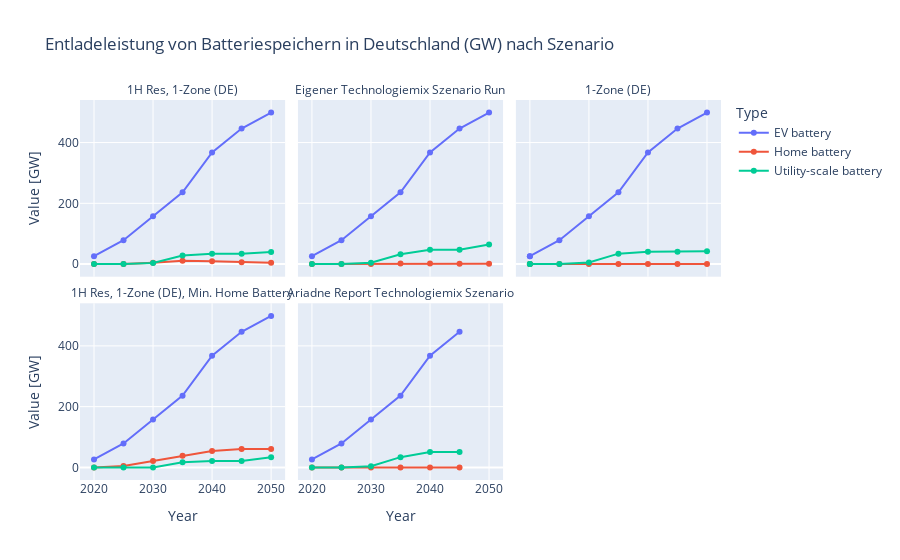
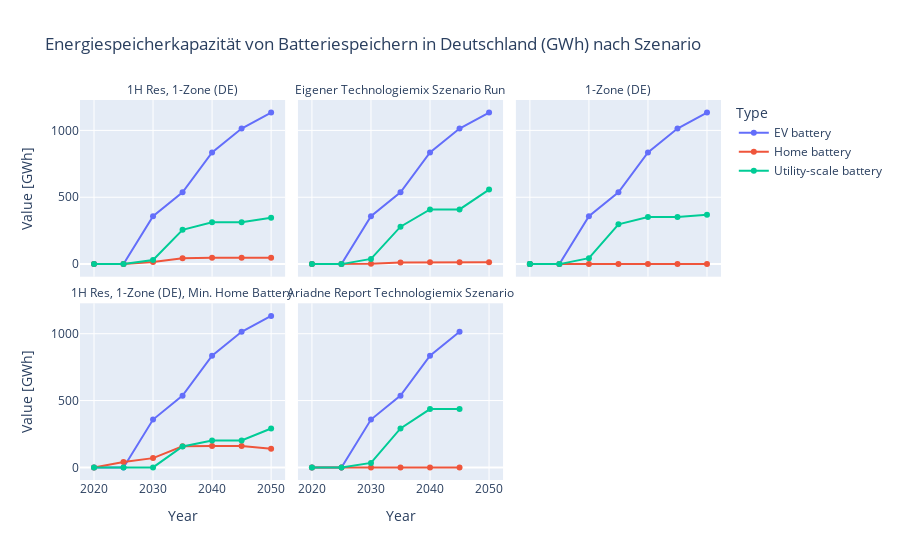
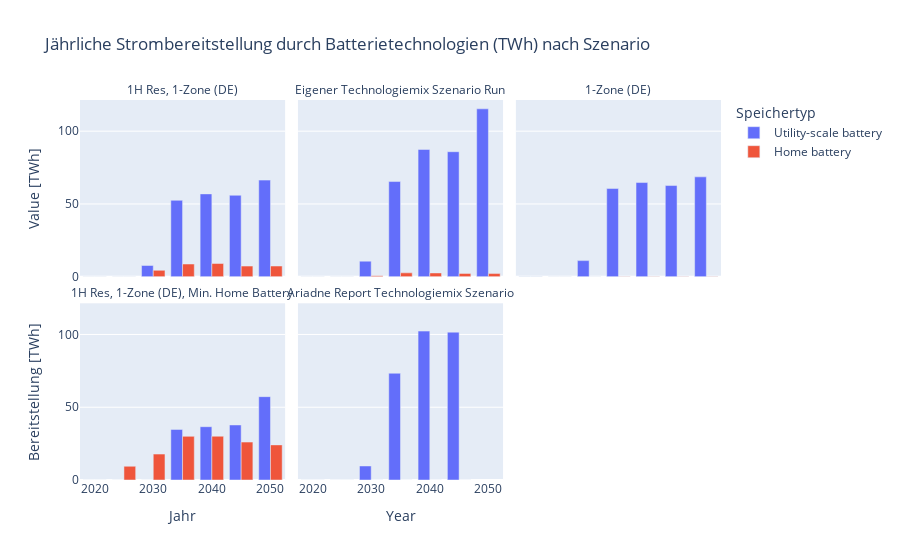

The code cell stored with these charts, in order, in its notebook:
### Code cell
import plotly.express as px

# -----------------------------------------------------------------------------
# 1. Plot: Entladeleistung (GW) je Speichertyp und je Szenario über die Jahre
# -----------------------------------------------------------------------------
#
# Wir nehmen df_power, das die Spalten ["Scenario", "Year", "Type", "Value [GW]"] enthält.

fig_gw = px.line(
    df_power,
    x="Year",
    y="Value [GW]",
    color="Type",
    facet_col="Scenario",
    facet_col_wrap=3,  # Bei 3 Szenarien erhältst du eine Zeile mit 3 Spalten
    title="Entladeleistung von Batteriespeichern in Deutschland (GW) nach Szenario",
    markers=True
)

# Beschriftungen anpassen
#fig_gw.update_layout(
#    xaxis_title="Jahr",
#    yaxis_title="Entladeleistung [GW]",
#    legend_title_text="Speichertyp"
#)

# Die einzelnen Facet-Titel etwas kürzer gestalten (entfernt das "Scenario=")
# Falls die automatische Beschriftung "Scenario=Technologiemix" etc. lautet, kürzen wir sie:
for anno in fig_gw.layout.annotations:
    # annotation text sieht typischerweise aus wie "Scenario=Technologiemix"
    parts = anno.text.split("=")
    if len(parts) == 2:
        anno.text = parts[1]

fig_gw.show()



# -----------------------------------------------------------------------------
# 2. Plot: Energiespeicherkapazität (GWh) je Speichertyp und je Szenario
# -----------------------------------------------------------------------------
#
# Wir nehmen df_energy, das die Spalten ["Scenario", "Year", "Type", "Value [GWh]"] enthält.

fig_gwh = px.line(
    df_energy,
    x="Year",
    y="Value [GWh]",
    color="Type",
    facet_col="Scenario",
    facet_col_wrap=3,
    title="Energiespeicherkapazität von Batteriespeichern in Deutschland (GWh) nach Szenario",
    markers=True
)

#fig_gwh.update_layout(
#    xaxis_title="Jahr",
#    yaxis_title="Kapazität [GWh]",
#    legend_title_text="Speichertyp"
#)

for anno in fig_gwh.layout.annotations:
    parts = anno.text.split("=")
    if len(parts) == 2:
        anno.text = parts[1]

fig_gwh.show()



# -----------------------------------------------------------------------------
# 3. Plot: Jährliche Strombereitstellung durch Batterietechnologien (TWh)
#    – je Typ, je Szenario
# -----------------------------------------------------------------------------
#
# df_discharge enthält ["Scenario", "Year", "Type", "Value [TWh]"].
# Wir mappen die Carrier-Namen auf lesbare Typ-Bezeichnungen:

carrier_map = {
    "battery discharger":        "Utility-scale battery",
    "home battery discharger":   "Home battery",
    "V2G":                       "EV battery"
}

df_discharge_plot = df_discharge.copy()
df_discharge_plot["Type"] = df_discharge_plot["Type"].map(carrier_map)

fig_discharge = px.bar(
    df_discharge_plot,
    x="Year",
    y="Value [TWh]",
    color="Type",
    facet_col="Scenario",
    facet_col_wrap=3,
    barmode="group",
    title="Jährliche Strombereitstellung durch Batterietechnologien (TWh) nach Szenario"
)

fig_discharge.update_layout(
    xaxis_title="Jahr",
    yaxis_title="Bereitstellung [TWh]",
    legend_title_text="Speichertyp"
)

for anno in fig_discharge.layout.annotations:
    parts = anno.text.split("=")
    if len(parts) == 2:
        anno.text = parts[1]

fig_discharge.show()

# 2. Figuren in diesem Ordner speichern
plots = {
    "entladeleistung split scenario":    fig_gw,
    "kapazitaet split scenario":         fig_gwh,
    "bereitstellung split scenario":     fig_discharge
}

for name, fig in plots.items():
    fig.write_html(
        os.path.join("Plots_MA", f"plot_{name}.html"),
        include_plotlyjs="cdn",
        full_html=True
    )

### Figure 1 — Plotly figure (JSON) as saved in the notebook; plotly's stock layout.template omitted (floating-point values rounded to 4 significant figures)
{"data": [{"hovertemplate": "Type=EV battery<br>Scenario=1H Res, 1-Zone (DE)<br>Year=%{x}<br>Value [GW]=%{y}<extra></extra>", "legendgroup": "EV battery", "line": {"color": "#636efa", "dash": "solid"}, "marker": {"symbol": "circle"}, "mode": "lines+markers", "name": "EV battery", "orientation": "v", "showlegend": true, "type": "scatter", "x": [2020, 2025, 2030, 2035, 2040, 2045, 2050], "xaxis": "x4", "y": [26.24, 78.73, 157.5, 236.2, 367.4, 446.1, 498.6], "yaxis": "y4"}, {"hovertemplate": "Type=EV battery<br>Scenario=Eigener Technologiemix Szenario Run<br>Year=%{x}<br>Value [GW]=%{y}<extra></extra>", "legendgroup": "EV battery", "line": {"color": "#636efa", "dash": "solid"}, "marker": {"symbol": "circle"}, "mode": "lines+markers", "name": "EV battery", "orientation": "v", "showlegend": false, "type": "scatter", "x": [2020, 2025, 2030, 2035, 2040, 2045, 2050], "xaxis": "x5", "y": [26.24, 78.73, 157.5, 236.2, 367.4, 446.1, 498.6], "yaxis": "y5"}, {"hovertemplate": "Type=EV battery<br>Scenario=1-Zone (DE)<br>Year=%{x}<br>Value [GW]=%{y}<extra></extra>", "legendgroup": "EV battery", "line": {"color": "#636efa", "dash": "solid"}, "marker": {"symbol": "circle"}, "mode": "lines+markers", "name": "EV battery", "orientation": "v", "showlegend": false, "type": "scatter", "x": [2020, 2020, 2025, 2030, 2035, 2040, 2045, 2050], "xaxis": "x6", "y": [26.24, 26.24, 78.73, 157.5, 236.2, 367.4, 446.1, 498.6], "yaxis": "y6"}, {"hovertemplate": "Type=EV battery<br>Scenario=1H Res, 1-Zone (DE), Min. Home Battery<br>Year=%{x}<br>Value [GW]=%{y}<extra></extra>", "legendgroup": "EV battery", "line": {"color": "#636efa", "dash": "solid"}, "marker": {"symbol": "circle"}, "mode": "lines+markers", "name": "EV battery", "orientation": "v", "showlegend": false, "type": "scatter", "x": [2020, 2025, 2030, 2035, 2040, 2045, 2050], "xaxis": "x", "y": [26.24, 78.73, 157.5, 236.2, 367.4, 446.1, 498.6], "yaxis": "y"}, {"hovertemplate": "Type=EV battery<br>Scenario=Ariadne Report Technologiemix Szenario<br>Year=%{x}<br>Value [GW]=%{y}<extra></extra>", "legendgroup": "EV battery", "line": {"color": "#636efa", "dash": "solid"}, "marker": {"symbol": "circle"}, "mode": "lines+markers", "name": "EV battery", "orientation": "v", "showlegend": false, "type": "scatter", "x": [2020, 2025, 2030, 2035, 2040, 2045], "xaxis": "x2", "y": [26.24, 78.73, 157.5, 236.2, 367.4, 446.1], "yaxis": "y2"}, {"hovertemplate": "Type=Home battery<br>Scenario=1H Res, 1-Zone (DE)<br>Year=%{x}<br>Value [GW]=%{y}<extra></extra>", "legendgroup": "Home battery", "line": {"color": "#EF553B", "dash": "solid"}, "marker": {"symbol": "circle"}, "mode": "lines+markers", "name": "Home battery", "orientation": "v", "showlegend": true, "type": "scatter", "x": [2020, 2025, 2030, 2035, 2040, 2045, 2050], "xaxis": "x4", "y": [7.863e-06, 1.453e-05, 4.869, 11.08, 9.36, 6.433, 4.875], "yaxis": "y4"}, {"hovertemplate": "Type=Home battery<br>Scenario=Eigener Technologiemix Szenario Run<br>Year=%{x}<br>Value [GW]=%{y}<extra></extra>", "legendgroup": "Home battery", "line": {"color": "#EF553B", "dash": "solid"}, "marker": {"symbol": "circle"}, "mode": "lines+markers", "name": "Home battery", "orientation": "v", "showlegend": false, "type": "scatter", "x": [2020, 2025, 2030, 2035, 2040, 2045, 2050], "xaxis": "x5", "y": [0.0007594, 0.0008002, 0.5349, 1.993, 1.717, 1.203, 1.208], "yaxis": "y5"}, {"hovertemplate": "Type=Home battery<br>Scenario=1-Zone (DE)<br>Year=%{x}<br>Value [GW]=%{y}<extra></extra>", "legendgroup": "Home battery", "line": {"color": "#EF553B", "dash": "solid"}, "marker": {"symbol": "circle"}, "mode": "lines+markers", "name": "Home battery", "orientation": "v", "showlegend": false, "type": "scatter", "x": [2020, 2020, 2025, 2030, 2035, 2040, 2045, 2050], "xaxis": "x6", "y": [8.768e-05, 0.0007163, 0.0001304, 3.491e-05, 0.09059, 0.0906, 0.04529, 0.04536], "yaxis": "y6"}, {"hovertemplate": "Type=Home battery<br>Scenario=1H Res, 1-Zone (DE), Min. Home Battery<br>Year=%{x}<br>Value [GW]=%{y}<extra></extra>", "legendgroup": "Home battery", "line": {"color": "#EF553B", "dash": "solid"}, "marker": {"symbol": "circle"}, "mode": "lines+markers", "name": "Home battery", "orientation": "v", "showlegend": false, "type": "scatter", "x": [2020, 2025, 2030, 2035, 2040, 2045, 2050], "xaxis": "x", "y": [8.295e-06, 4.451, 20.87, 38.03, 54.3, 60.93, 60.93], "yaxis": "y"}, {"hovertemplate": "Type=Home battery<br>Scenario=Ariadne Report Technologiemix Szenario<br>Year=%{x}<br>Value [GW]=%{y}<extra></extra>", "legendgroup": "Home battery", "line": {"color": "#EF553B", "dash": "solid"}, "marker": {"symbol": "circle"}, "mode": "lines+markers", "name": "Home battery", "orientation": "v", "showlegend": false, "type": "scatter", "x": [2020, 2025, 2030, 2035, 2040, 2045], "xaxis": "x2", "y": [0.0118, 0.05739, 0.0441, 0.018, 0.0147, 0.01461], "yaxis": "y2"}, {"hovertemplate": "Type=Utility-scale battery<br>Scenario=1H Res, 1-Zone (DE)<br>Year=%{x}<br>Value [GW]=%{y}<extra></extra>", "legendgroup": "Utility-scale battery", "line": {"color": "#00cc96", "dash": "solid"}, "marker": {"symbol": "circle"}, "mode": "lines+markers", "name": "Utility-scale battery", "orientation": "v", "showlegend": true, "type": "scatter", "x": [2020, 2025, 2030, 2035, 2040, 2045, 2050], "xaxis": "x4", "y": [9.946e-06, 1.233e-05, 3.813, 28.11, 34.47, 33.99, 40.17], "yaxis": "y4"}, {"hovertemplate": "Type=Utility-scale battery<br>Scenario=Eigener Technologiemix Szenario Run<br>Year=%{x}<br>Value [GW]=%{y}<extra></extra>", "legendgroup": "Utility-scale battery", "line": {"color": "#00cc96", "dash": "solid"}, "marker": {"symbol": "circle"}, "mode": "lines+markers", "name": "Utility-scale battery", "orientation": "v", "showlegend": false, "type": "scatter", "x": [2020, 2025, 2030, 2035, 2040, 2045, 2050], "xaxis": "x5", "y": [0.000513, 0.0004893, 4.506, 32.39, 47.37, 47.37, 64.5], "yaxis": "y5"}, {"hovertemplate": "Type=Utility-scale battery<br>Scenario=1-Zone (DE)<br>Year=%{x}<br>Value [GW]=%{y}<extra></extra>", "legendgroup": "Utility-scale battery", "line": {"color": "#00cc96", "dash": "solid"}, "marker": {"symbol": "circle"}, "mode": "lines+markers", "name": "Utility-scale battery", "orientation": "v", "showlegend": false, "type": "scatter", "x": [2020, 2020, 2025, 2030, 2035, 2040, 2045, 2050], "xaxis": "x6", "y": [9.452e-05, 0.0005472, 8.511e-05, 5.161, 34.43, 40.81, 40.68, 42.63], "yaxis": "y6"}, {"hovertemplate": "Type=Utility-scale battery<br>Scenario=1H Res, 1-Zone (DE), Min. Home Battery<br>Year=%{x}<br>Value [GW]=%{y}<extra></extra>", "legendgroup": "Utility-scale battery", "line": {"color": "#00cc96", "dash": "solid"}, "marker": {"symbol": "circle"}, "mode": "lines+markers", "name": "Utility-scale battery", "orientation": "v", "showlegend": false, "type": "scatter", "x": [2020, 2025, 2030, 2035, 2040, 2045, 2050], "xaxis": "x", "y": [1.05e-05, 1.091e-05, 3.973e-05, 16.63, 21.5, 21.2, 33.73], "yaxis": "y"}, {"hovertemplate": "Type=Utility-scale battery<br>Scenario=Ariadne Report Technologiemix Szenario<br>Year=%{x}<br>Value [GW]=%{y}<extra></extra>", "legendgroup": "Utility-scale battery", "line": {"color": "#00cc96", "dash": "solid"}, "marker": {"symbol": "circle"}, "mode": "lines+markers", "name": "Utility-scale battery", "orientation": "v", "showlegend": false, "type": "scatter", "x": [2020, 2025, 2030, 2035, 2040, 2045], "xaxis": "x2", "y": [0.01409, 0.009868, 3.928, 33.76, 50.46, 50.46], "yaxis": "y2"}], "layout": {"annotations": [{"font": {}, "showarrow": false, "text": "1H Res, 1-Zone (DE), Min. Home Battery", "x": 0.16, "xanchor": "center", "xref": "paper", "y": 0.465, "yanchor": "bottom", "yref": "paper"}, {"font": {}, "showarrow": false, "text": "Ariadne Report Technologiemix Szenario", "x": 0.5, "xanchor": "center", "xref": "paper", "y": 0.465, "yanchor": "bottom", "yref": "paper"}, {"font": {}, "showarrow": false, "text": "1H Res, 1-Zone (DE)", "x": 0.16, "xanchor": "center", "xref": "paper", "y": 1.0, "yanchor": "bottom", "yref": "paper"}, {"font": {}, "showarrow": false, "text": "Eigener Technologiemix Szenario Run", "x": 0.5, "xanchor": "center", "xref": "paper", "y": 1.0, "yanchor": "bottom", "yref": "paper"}, {"font": {}, "showarrow": false, "text": "1-Zone (DE)", "x": 0.84, "xanchor": "center", "xref": "paper", "y": 1.0, "yanchor": "bottom", "yref": "paper"}], "legend": {"title": {"text": "Type"}, "tracegroupgap": 0}, "title": {"text": "Entladeleistung von Batteriespeichern in Deutschland (GW) nach Szenario"}, "xaxis": {"anchor": "y", "domain": [0, 0.32], "title": {"text": "Year"}}, "xaxis2": {"anchor": "y2", "domain": [0.34, 0.66], "matches": "x", "title": {"text": "Year"}}, "xaxis3": {"anchor": "y3", "domain": [0.68, 1.0], "matches": "x", "title": {"text": "Year"}}, "xaxis4": {"anchor": "y4", "domain": [0, 0.32], "matches": "x", "showticklabels": false}, "xaxis5": {"anchor": "y5", "domain": [0.34, 0.66], "matches": "x", "showticklabels": false}, "xaxis6": {"anchor": "y6", "domain": [0.68, 1.0], "matches": "x", "showticklabels": false}, "yaxis": {"anchor": "x", "domain": [0, 0.465], "title": {"text": "Value [GW]"}}, "yaxis2": {"anchor": "x2", "domain": [0, 0.465], "matches": "y", "showticklabels": false}, "yaxis3": {"anchor": "x3", "domain": [0, 0.465], "matches": "y", "showticklabels": false}, "yaxis4": {"anchor": "x4", "domain": [0.535, 1.0], "matches": "y", "title": {"text": "Value [GW]"}}, "yaxis5": {"anchor": "x5", "domain": [0.535, 1.0], "matches": "y", "showticklabels": false}, "yaxis6": {"anchor": "x6", "domain": [0.535, 1.0], "matches": "y", "showticklabels": false}}}

### Figure 2 — Plotly figure (JSON) as saved in the notebook; plotly's stock layout.template omitted (floating-point values rounded to 4 significant figures)
{"data": [{"hovertemplate": "Type=EV battery<br>Scenario=1H Res, 1-Zone (DE)<br>Year=%{x}<br>Value [GWh]=%{y}<extra></extra>", "legendgroup": "EV battery", "line": {"color": "#636efa", "dash": "solid"}, "marker": {"symbol": "circle"}, "mode": "lines+markers", "name": "EV battery", "orientation": "v", "showlegend": true, "type": "scatter", "x": [2020, 2025, 2030, 2035, 2040, 2045, 2050], "xaxis": "x4", "y": [0.0, 0.0, 357.9, 536.8, 835.0, 1014.0, 1133.0], "yaxis": "y4"}, {"hovertemplate": "Type=EV battery<br>Scenario=Eigener Technologiemix Szenario Run<br>Year=%{x}<br>Value [GWh]=%{y}<extra></extra>", "legendgroup": "EV battery", "line": {"color": "#636efa", "dash": "solid"}, "marker": {"symbol": "circle"}, "mode": "lines+markers", "name": "EV battery", "orientation": "v", "showlegend": false, "type": "scatter", "x": [2020, 2025, 2030, 2035, 2040, 2045, 2050], "xaxis": "x5", "y": [0.0, 0.0, 357.9, 536.8, 835.0, 1014.0, 1133.0], "yaxis": "y5"}, {"hovertemplate": "Type=EV battery<br>Scenario=1-Zone (DE)<br>Year=%{x}<br>Value [GWh]=%{y}<extra></extra>", "legendgroup": "EV battery", "line": {"color": "#636efa", "dash": "solid"}, "marker": {"symbol": "circle"}, "mode": "lines+markers", "name": "EV battery", "orientation": "v", "showlegend": false, "type": "scatter", "x": [2020, 2020, 2025, 2030, 2035, 2040, 2045, 2050], "xaxis": "x6", "y": [0.0, 0.0, 0.0, 357.9, 536.8, 835.0, 1014.0, 1133.0], "yaxis": "y6"}, {"hovertemplate": "Type=EV battery<br>Scenario=1H Res, 1-Zone (DE), Min. Home Battery<br>Year=%{x}<br>Value [GWh]=%{y}<extra></extra>", "legendgroup": "EV battery", "line": {"color": "#636efa", "dash": "solid"}, "marker": {"symbol": "circle"}, "mode": "lines+markers", "name": "EV battery", "orientation": "v", "showlegend": false, "type": "scatter", "x": [2020, 2025, 2030, 2035, 2040, 2045, 2050], "xaxis": "x", "y": [0.0, 0.0, 357.9, 536.8, 835.0, 1014.0, 1133.0], "yaxis": "y"}, {"hovertemplate": "Type=EV battery<br>Scenario=Ariadne Report Technologiemix Szenario<br>Year=%{x}<br>Value [GWh]=%{y}<extra></extra>", "legendgroup": "EV battery", "line": {"color": "#636efa", "dash": "solid"}, "marker": {"symbol": "circle"}, "mode": "lines+markers", "name": "EV battery", "orientation": "v", "showlegend": false, "type": "scatter", "x": [2020, 2025, 2030, 2035, 2040, 2045], "xaxis": "x2", "y": [0.0, 0.0, 357.9, 536.8, 835.0, 1014.0], "yaxis": "y2"}, {"hovertemplate": "Type=Home battery<br>Scenario=1H Res, 1-Zone (DE)<br>Year=%{x}<br>Value [GWh]=%{y}<extra></extra>", "legendgroup": "Home battery", "line": {"color": "#EF553B", "dash": "solid"}, "marker": {"symbol": "circle"}, "mode": "lines+markers", "name": "Home battery", "orientation": "v", "showlegend": true, "type": "scatter", "x": [2020, 2025, 2030, 2035, 2040, 2045, 2050], "xaxis": "x4", "y": [3.375e-05, 5.766e-05, 15.82, 44.31, 46.8, 46.8, 46.8], "yaxis": "y4"}, {"hovertemplate": "Type=Home battery<br>Scenario=Eigener Technologiemix Szenario Run<br>Year=%{x}<br>Value [GWh]=%{y}<extra></extra>", "legendgroup": "Home battery", "line": {"color": "#EF553B", "dash": "solid"}, "marker": {"symbol": "circle"}, "mode": "lines+markers", "name": "Home battery", "orientation": "v", "showlegend": false, "type": "scatter", "x": [2020, 2025, 2030, 2035, 2040, 2045, 2050], "xaxis": "x5", "y": [0.002302, 0.002431, 2.233, 11.48, 13.47, 13.47, 13.47], "yaxis": "y5"}, {"hovertemplate": "Type=Home battery<br>Scenario=1-Zone (DE)<br>Year=%{x}<br>Value [GWh]=%{y}<extra></extra>", "legendgroup": "Home battery", "line": {"color": "#EF553B", "dash": "solid"}, "marker": {"symbol": "circle"}, "mode": "lines+markers", "name": "Home battery", "orientation": "v", "showlegend": false, "type": "scatter", "x": [2020, 2020, 2025, 2030, 2035, 2040, 2045, 2050], "xaxis": "x6", "y": [0.0002634, 0.002124, 0.0003916, 0.0002047, 0.5217, 0.5219, 0.5217, 0.5217], "yaxis": "y6"}, {"hovertemplate": "Type=Home battery<br>Scenario=1H Res, 1-Zone (DE), Min. Home Battery<br>Year=%{x}<br>Value [GWh]=%{y}<extra></extra>", "legendgroup": "Home battery", "line": {"color": "#EF553B", "dash": "solid"}, "marker": {"symbol": "circle"}, "mode": "lines+markers", "name": "Home battery", "orientation": "v", "showlegend": false, "type": "scatter", "x": [2020, 2025, 2030, 2035, 2040, 2045, 2050], "xaxis": "x", "y": [3.871e-05, 41.1, 69.5, 157.8, 160.7, 160.7, 139.4], "yaxis": "y"}, {"hovertemplate": "Type=Home battery<br>Scenario=Ariadne Report Technologiemix Szenario<br>Year=%{x}<br>Value [GWh]=%{y}<extra></extra>", "legendgroup": "Home battery", "line": {"color": "#EF553B", "dash": "solid"}, "marker": {"symbol": "circle"}, "mode": "lines+markers", "name": "Home battery", "orientation": "v", "showlegend": false, "type": "scatter", "x": [2020, 2025, 2030, 2035, 2040, 2045], "xaxis": "x2", "y": [0.02129, 0.1686, 0.1484, 0.1516, 0.1448, 0.1443], "yaxis": "y2"}, {"hovertemplate": "Type=Utility-scale battery<br>Scenario=1H Res, 1-Zone (DE)<br>Year=%{x}<br>Value [GWh]=%{y}<extra></extra>", "legendgroup": "Utility-scale battery", "line": {"color": "#00cc96", "dash": "solid"}, "marker": {"symbol": "circle"}, "mode": "lines+markers", "name": "Utility-scale battery", "orientation": "v", "showlegend": true, "type": "scatter", "x": [2020, 2025, 2030, 2035, 2040, 2045, 2050], "xaxis": "x4", "y": [9.612e-06, 2.238e-05, 31.01, 256.8, 312.7, 312.7, 347.1], "yaxis": "y4"}, {"hovertemplate": "Type=Utility-scale battery<br>Scenario=Eigener Technologiemix Szenario Run<br>Year=%{x}<br>Value [GWh]=%{y}<extra></extra>", "legendgroup": "Utility-scale battery", "line": {"color": "#00cc96", "dash": "solid"}, "marker": {"symbol": "circle"}, "mode": "lines+markers", "name": "Utility-scale battery", "orientation": "v", "showlegend": false, "type": "scatter", "x": [2020, 2025, 2030, 2035, 2040, 2045, 2050], "xaxis": "x5", "y": [0.0005856, 0.0009532, 38.93, 279.9, 409.3, 409.3, 557.3], "yaxis": "y5"}, {"hovertemplate": "Type=Utility-scale battery<br>Scenario=1-Zone (DE)<br>Year=%{x}<br>Value [GWh]=%{y}<extra></extra>", "legendgroup": "Utility-scale battery", "line": {"color": "#00cc96", "dash": "solid"}, "marker": {"symbol": "circle"}, "mode": "lines+markers", "name": "Utility-scale battery", "orientation": "v", "showlegend": false, "type": "scatter", "x": [2020, 2020, 2025, 2030, 2035, 2040, 2045, 2050], "xaxis": "x6", "y": [0.0001087, 0.0005928, 0.0001603, 44.59, 297.4, 352.6, 352.6, 368.3], "yaxis": "y6"}, {"hovertemplate": "Type=Utility-scale battery<br>Scenario=1H Res, 1-Zone (DE), Min. Home Battery<br>Year=%{x}<br>Value [GWh]=%{y}<extra></extra>", "legendgroup": "Utility-scale battery", "line": {"color": "#00cc96", "dash": "solid"}, "marker": {"symbol": "circle"}, "mode": "lines+markers", "name": "Utility-scale battery", "orientation": "v", "showlegend": false, "type": "scatter", "x": [2020, 2025, 2030, 2035, 2040, 2045, 2050], "xaxis": "x", "y": [1.054e-05, 1.759e-05, 0.0003111, 156.3, 201.0, 201.0, 291.4], "yaxis": "y"}, {"hovertemplate": "Type=Utility-scale battery<br>Scenario=Ariadne Report Technologiemix Szenario<br>Year=%{x}<br>Value [GWh]=%{y}<extra></extra>", "legendgroup": "Utility-scale battery", "line": {"color": "#00cc96", "dash": "solid"}, "marker": {"symbol": "circle"}, "mode": "lines+markers", "name": "Utility-scale battery", "orientation": "v", "showlegend": false, "type": "scatter", "x": [2020, 2025, 2030, 2035, 2040, 2045], "xaxis": "x2", "y": [0.01321, 0.01657, 33.94, 291.7, 436.0, 436.0], "yaxis": "y2"}], "layout": {"annotations": [{"font": {}, "showarrow": false, "text": "1H Res, 1-Zone (DE), Min. Home Battery", "x": 0.16, "xanchor": "center", "xref": "paper", "y": 0.465, "yanchor": "bottom", "yref": "paper"}, {"font": {}, "showarrow": false, "text": "Ariadne Report Technologiemix Szenario", "x": 0.5, "xanchor": "center", "xref": "paper", "y": 0.465, "yanchor": "bottom", "yref": "paper"}, {"font": {}, "showarrow": false, "text": "1H Res, 1-Zone (DE)", "x": 0.16, "xanchor": "center", "xref": "paper", "y": 1.0, "yanchor": "bottom", "yref": "paper"}, {"font": {}, "showarrow": false, "text": "Eigener Technologiemix Szenario Run", "x": 0.5, "xanchor": "center", "xref": "paper", "y": 1.0, "yanchor": "bottom", "yref": "paper"}, {"font": {}, "showarrow": false, "text": "1-Zone (DE)", "x": 0.84, "xanchor": "center", "xref": "paper", "y": 1.0, "yanchor": "bottom", "yref": "paper"}], "legend": {"title": {"text": "Type"}, "tracegroupgap": 0}, "title": {"text": "Energiespeicherkapazität von Batteriespeichern in Deutschland (GWh) nach Szenario"}, "xaxis": {"anchor": "y", "domain": [0, 0.32], "title": {"text": "Year"}}, "xaxis2": {"anchor": "y2", "domain": [0.34, 0.66], "matches": "x", "title": {"text": "Year"}}, "xaxis3": {"anchor": "y3", "domain": [0.68, 1.0], "matches": "x", "title": {"text": "Year"}}, "xaxis4": {"anchor": "y4", "domain": [0, 0.32], "matches": "x", "showticklabels": false}, "xaxis5": {"anchor": "y5", "domain": [0.34, 0.66], "matches": "x", "showticklabels": false}, "xaxis6": {"anchor": "y6", "domain": [0.68, 1.0], "matches": "x", "showticklabels": false}, "yaxis": {"anchor": "x", "domain": [0, 0.465], "title": {"text": "Value [GWh]"}}, "yaxis2": {"anchor": "x2", "domain": [0, 0.465], "matches": "y", "showticklabels": false}, "yaxis3": {"anchor": "x3", "domain": [0, 0.465], "matches": "y", "showticklabels": false}, "yaxis4": {"anchor": "x4", "domain": [0.535, 1.0], "matches": "y", "title": {"text": "Value [GWh]"}}, "yaxis5": {"anchor": "x5", "domain": [0.535, 1.0], "matches": "y", "showticklabels": false}, "yaxis6": {"anchor": "x6", "domain": [0.535, 1.0], "matches": "y", "showticklabels": false}}}

### Figure 3 — Plotly figure (JSON) as saved in the notebook; plotly's stock layout.template omitted (floating-point values rounded to 4 significant figures)
{"data": [{"alignmentgroup": "True", "hovertemplate": "Type=Utility-scale battery<br>Scenario=1H Res, 1-Zone (DE)<br>Year=%{x}<br>Value [TWh]=%{y}<extra></extra>", "legendgroup": "Utility-scale battery", "marker": {"color": "#636efa", "pattern": {"shape": ""}}, "name": "Utility-scale battery", "offsetgroup": "Utility-scale battery", "orientation": "v", "showlegend": true, "textposition": "auto", "type": "bar", "x": [2020, 2025, 2030, 2035, 2040, 2045, 2050], "xaxis": "x4", "y": [3.544e-05, 3.02e-05, 7.7, 52.5, 56.91, 55.96, 66.37], "yaxis": "y4"}, {"alignmentgroup": "True", "hovertemplate": "Type=Utility-scale battery<br>Scenario=Eigener Technologiemix Szenario Run<br>Year=%{x}<br>Value [TWh]=%{y}<extra></extra>", "legendgroup": "Utility-scale battery", "marker": {"color": "#636efa", "pattern": {"shape": ""}}, "name": "Utility-scale battery", "offsetgroup": "Utility-scale battery", "orientation": "v", "showlegend": false, "textposition": "auto", "type": "bar", "x": [2020, 2025, 2030, 2035, 2040, 2045, 2050], "xaxis": "x5", "y": [0.001441, 0.0007751, 10.68, 65.38, 87.44, 85.89, 115.4], "yaxis": "y5"}, {"alignmentgroup": "True", "hovertemplate": "Type=Utility-scale battery<br>Scenario=1-Zone (DE)<br>Year=%{x}<br>Value [TWh]=%{y}<extra></extra>", "legendgroup": "Utility-scale battery", "marker": {"color": "#636efa", "pattern": {"shape": ""}}, "name": "Utility-scale battery", "offsetgroup": "Utility-scale battery", "orientation": "v", "showlegend": false, "textposition": "auto", "type": "bar", "x": [2020, 2020, 2025, 2030, 2035, 2040, 2045, 2050], "xaxis": "x6", "y": [0.0002207, 0.00161, 0.0001523, 11.05, 60.57, 64.7, 62.64, 68.6], "yaxis": "y6"}, {"alignmentgroup": "True", "hovertemplate": "Type=Utility-scale battery<br>Scenario=1H Res, 1-Zone (DE), Min. Home Battery<br>Year=%{x}<br>Value [TWh]=%{y}<extra></extra>", "legendgroup": "Utility-scale battery", "marker": {"color": "#636efa", "pattern": {"shape": ""}}, "name": "Utility-scale battery", "offsetgroup": "Utility-scale battery", "orientation": "v", "showlegend": false, "textposition": "auto", "type": "bar", "x": [2020, 2025, 2030, 2035, 2040, 2045, 2050], "xaxis": "x", "y": [3.698e-05, 2.673e-05, 9.256e-05, 34.77, 36.63, 37.82, 57.27], "yaxis": "y"}, {"alignmentgroup": "True", "hovertemplate": "Type=Utility-scale battery<br>Scenario=Ariadne Report Technologiemix Szenario<br>Year=%{x}<br>Value [TWh]=%{y}<extra></extra>", "legendgroup": "Utility-scale battery", "marker": {"color": "#636efa", "pattern": {"shape": ""}}, "name": "Utility-scale battery", "offsetgroup": "Utility-scale battery", "orientation": "v", "showlegend": false, "textposition": "auto", "type": "bar", "x": [2020, 2025, 2030, 2035, 2040, 2045], "xaxis": "x2", "y": [0.05207, 0.02162, 9.642, 73.35, 102.3, 101.6], "yaxis": "y2"}, {"alignmentgroup": "True", "hovertemplate": "Type=Home battery<br>Scenario=1H Res, 1-Zone (DE)<br>Year=%{x}<br>Value [TWh]=%{y}<extra></extra>", "legendgroup": "Home battery", "marker": {"color": "#EF553B", "pattern": {"shape": ""}}, "name": "Home battery", "offsetgroup": "Home battery", "orientation": "v", "showlegend": true, "textposition": "auto", "type": "bar", "x": [2020, 2025, 2030, 2035, 2040, 2045, 2050], "xaxis": "x4", "y": [2.886e-05, 3.724e-05, 4.37, 8.709, 9.049, 7.292, 7.337], "yaxis": "y4"}, {"alignmentgroup": "True", "hovertemplate": "Type=Home battery<br>Scenario=Eigener Technologiemix Szenario Run<br>Year=%{x}<br>Value [TWh]=%{y}<extra></extra>", "legendgroup": "Home battery", "marker": {"color": "#EF553B", "pattern": {"shape": ""}}, "name": "Home battery", "offsetgroup": "Home battery", "orientation": "v", "showlegend": false, "textposition": "auto", "type": "bar", "x": [2020, 2025, 2030, 2035, 2040, 2045, 2050], "xaxis": "x5", "y": [0.001571, 0.001166, 0.6379, 2.657, 2.575, 2.262, 2.152], "yaxis": "y5"}, {"alignmentgroup": "True", "hovertemplate": "Type=Home battery<br>Scenario=1-Zone (DE)<br>Year=%{x}<br>Value [TWh]=%{y}<extra></extra>", "legendgroup": "Home battery", "marker": {"color": "#EF553B", "pattern": {"shape": ""}}, "name": "Home battery", "offsetgroup": "Home battery", "orientation": "v", "showlegend": false, "textposition": "auto", "type": "bar", "x": [2020, 2020, 2025, 2030, 2035, 2040, 2045, 2050], "xaxis": "x6", "y": [0.0002019, 0.001603, 0.0002202, 8.115e-05, 0.1181, 0.09772, 0.07618, 0.07212], "yaxis": "y6"}, {"alignmentgroup": "True", "hovertemplate": "Type=Home battery<br>Scenario=1H Res, 1-Zone (DE), Min. Home Battery<br>Year=%{x}<br>Value [TWh]=%{y}<extra></extra>", "legendgroup": "Home battery", "marker": {"color": "#EF553B", "pattern": {"shape": ""}}, "name": "Home battery", "offsetgroup": "Home battery", "orientation": "v", "showlegend": false, "textposition": "auto", "type": "bar", "x": [2020, 2025, 2030, 2035, 2040, 2045, 2050], "xaxis": "x", "y": [3.013e-05, 9.427, 17.8, 29.99, 30.08, 26.06, 24.13], "yaxis": "y"}, {"alignmentgroup": "True", "hovertemplate": "Type=Home battery<br>Scenario=Ariadne Report Technologiemix Szenario<br>Year=%{x}<br>Value [TWh]=%{y}<extra></extra>", "legendgroup": "Home battery", "marker": {"color": "#EF553B", "pattern": {"shape": ""}}, "name": "Home battery", "offsetgroup": "Home battery", "orientation": "v", "showlegend": false, "textposition": "auto", "type": "bar", "x": [2020, 2025, 2030, 2035, 2040, 2045], "xaxis": "x2", "y": [0.04458, 0.07742, 0.04499, 0.04079, 0.03009, 0.02957], "yaxis": "y2"}], "layout": {"annotations": [{"font": {}, "showarrow": false, "text": "1H Res, 1-Zone (DE), Min. Home Battery", "x": 0.16, "xanchor": "center", "xref": "paper", "y": 0.465, "yanchor": "bottom", "yref": "paper"}, {"font": {}, "showarrow": false, "text": "Ariadne Report Technologiemix Szenario", "x": 0.5, "xanchor": "center", "xref": "paper", "y": 0.465, "yanchor": "bottom", "yref": "paper"}, {"font": {}, "showarrow": false, "text": "1H Res, 1-Zone (DE)", "x": 0.16, "xanchor": "center", "xref": "paper", "y": 1.0, "yanchor": "bottom", "yref": "paper"}, {"font": {}, "showarrow": false, "text": "Eigener Technologiemix Szenario Run", "x": 0.5, "xanchor": "center", "xref": "paper", "y": 1.0, "yanchor": "bottom", "yref": "paper"}, {"font": {}, "showarrow": false, "text": "1-Zone (DE)", "x": 0.84, "xanchor": "center", "xref": "paper", "y": 1.0, "yanchor": "bottom", "yref": "paper"}], "barmode": "group", "legend": {"title": {"text": "Speichertyp"}, "tracegroupgap": 0}, "title": {"text": "Jährliche Strombereitstellung durch Batterietechnologien (TWh) nach Szenario"}, "xaxis": {"anchor": "y", "domain": [0, 0.32], "title": {"text": "Jahr"}}, "xaxis2": {"anchor": "y2", "domain": [0.34, 0.66], "matches": "x", "title": {"text": "Year"}}, "xaxis3": {"anchor": "y3", "domain": [0.68, 1.0], "matches": "x", "title": {"text": "Year"}}, "xaxis4": {"anchor": "y4", "domain": [0, 0.32], "matches": "x", "showticklabels": false}, "xaxis5": {"anchor": "y5", "domain": [0.34, 0.66], "matches": "x", "showticklabels": false}, "xaxis6": {"anchor": "y6", "domain": [0.68, 1.0], "matches": "x", "showticklabels": false}, "yaxis": {"anchor": "x", "domain": [0, 0.465], "title": {"text": "Bereitstellung [TWh]"}}, "yaxis2": {"anchor": "x2", "domain": [0, 0.465], "matches": "y", "showticklabels": false}, "yaxis3": {"anchor": "x3", "domain": [0, 0.465], "matches": "y", "showticklabels": false}, "yaxis4": {"anchor": "x4", "domain": [0.535, 1.0], "matches": "y", "title": {"text": "Value [TWh]"}}, "yaxis5": {"anchor": "x5", "domain": [0.535, 1.0], "matches": "y", "showticklabels": false}, "yaxis6": {"anchor": "x6", "domain": [0.535, 1.0], "matches": "y", "showticklabels": false}}}
